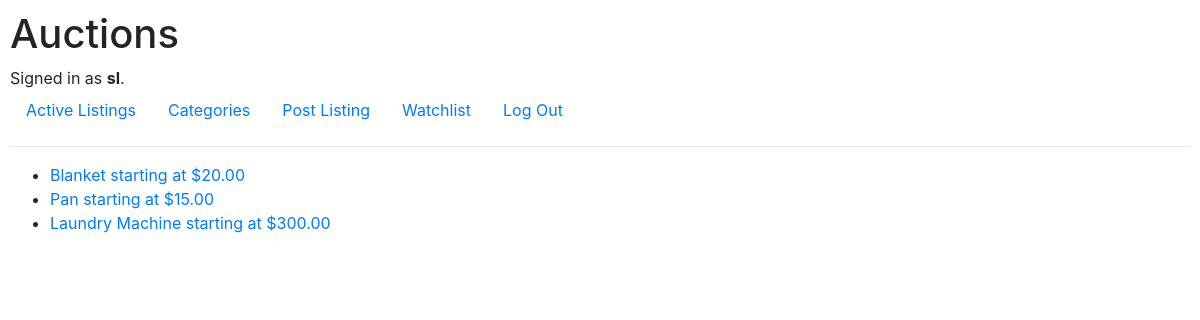
/categories/household (signed in), run on the app's committed database.
### auctions/models.py (models this page shows)
class User(AbstractUser):
    pass

class Listing(models.Model):
    listing_user = models.ForeignKey(User, on_delete=models.PROTECT, related_name="user_listings")
    name = models.CharField(max_length=64)
    description = models.CharField(max_length=1000)
    starting_bid = models.DecimalField(max_digits=20, decimal_places=2)
    image = models.URLField(default=None)
    category = models.CharField(max_length=64, default=None)
    listing_watchlist = models.ManyToManyField(User, blank=True, related_name="user_watchlist")
    is_closed = models.BooleanField(default=False)

### auctions/views.py (the view)
# urls.py: path("categories/<str:cat>", views.view_category, name="view_category")
def view_category(request, cat):
    return render(request, "auctions/viewcategories.html", {
        "listings": Listing.objects.filter(category=cat.lower())
    })

### auctions/templates/auctions/viewcategories.html
{% extends "auctions/layout.html" %}
{% block body %}
<ul>
    {% for listing in listings %}
    <li>
        <a href="{% url 'view_listing' listing.id %}">{{ listing.name }} starting at ${{ listing.starting_bid}}</a>
    </li>
    {% empty %}
    <li>No listings</li>
    {% endfor %}
</ul>
{% endblock %}

### auctions/templates/auctions/layout.html (shortened to what this page needs)
{% load static %}
<!DOCTYPE html>
<html lang="en">
    <head>
        <link rel="stylesheet" href="https://stackpath.bootstrapcdn.com/bootstrap/4.4.1/css/bootstrap.min.css">
        <link href="{% static 'auctions/styles.css' %}" rel="stylesheet">
    </head>
    <body>
        <h1>Auctions</h1>
        <div>
            {% if user.is_authenticated %}
                Signed in as <strong>{{ user.username }}</strong>.
            {% else %}
                Not signed in.
            {% endif %}
        </div>
        <ul class="nav">
            <li class="nav-item">
                <a class="nav-link" href="{% url 'index' %}">Active Listings</a>
            </li>
            <li class="nav-item">
                <a class="nav-link" href="{% url 'categories' %}">Categories</a>
            </li>
            {% if user.is_authenticated %}
                <li class="nav-item">
                    <a class="nav-link" href="{% url 'create_listing' %}">Post Listing</a>
                </li>
                <li class="nav-item">
                    <a class="nav-link" href="{% url 'watchlist' %}">Watchlist</a>
                </li>
                <li class="nav-item">
                    <a class="nav-link" href="{% url 'logout' %}">Log Out</a>
                </li>
            {% endif %}
        </ul>
        <hr>
        {% block body %}
        {% endblock %}
    </body>
</html>

### auctions/static/auctions/styles.css (style rules this page uses)
body { padding: 10px; }

### data on the page
User: username "sl"
Listing: name "Blanket", starting_bid "20.00"
Listing: name "Pan", starting_bid "15.00"
Listing: name "Laundry Machine", starting_bid "300.00"
